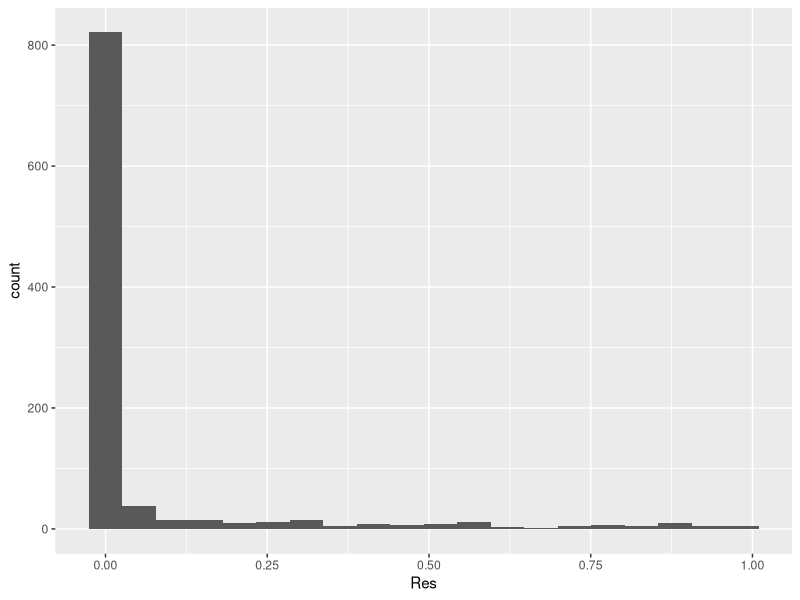
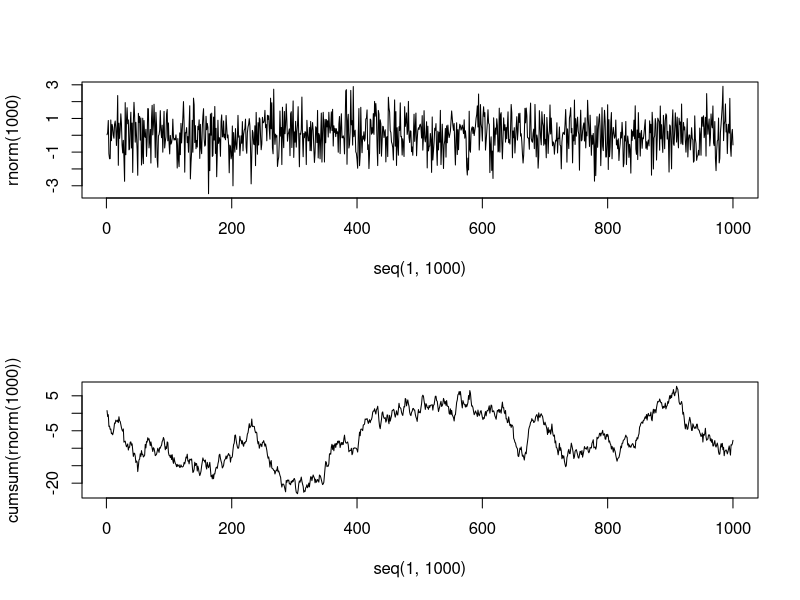

These figures' R source, in order:
## ---- chunk 1
knitr::opts_chunk$set(echo = TRUE)
library(tidyverse)
## ---- chunk 2
NReg <- function(junk) {
y1 <- rnorm(200)
y2 <- rnorm(200)
return(summary(lm(y1~y2))$coefficients[2,4])
}
NReg.Result <- data.frame(Res=sapply(1:1000, function(x) {NReg(x)}))
table(NReg.Result$Res < 0.05)
## ---- chunk 3
Spurious <- function(junk) {
y1 <- cumsum(rnorm(200))
y2 <- cumsum(rnorm(200))
return(summary(lm(y1~y2))$coefficients[2,4])
}
Spurious.Result <- data.frame(Res=sapply(1:1000, function(x) {Spurious(x)}))
## ---- chunk 4
Spurious.Result %>% ggplot(., aes(x=Res)) + geom_histogram(bins=20)
## ---- chunk 5
par(mfrow=c(2,1))
plot(seq(1,1000), rnorm(1000), type="l")
plot(seq(1,1000), cumsum(rnorm(1000)), type="l")
